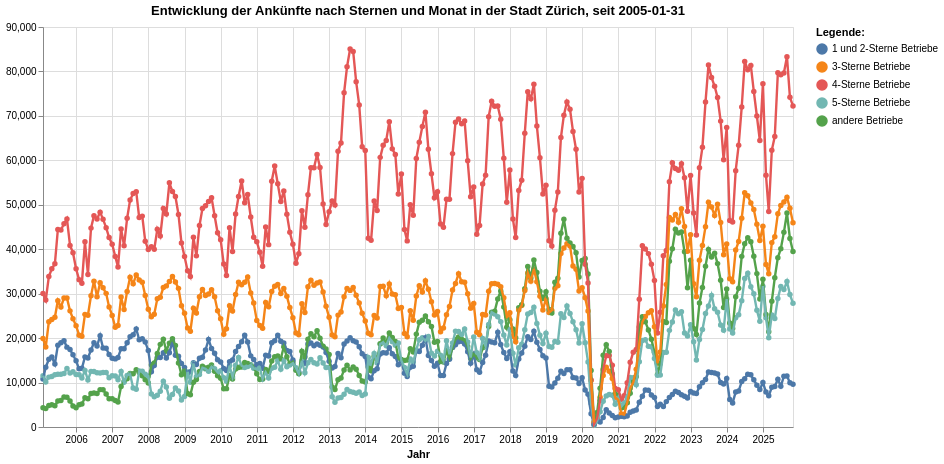

Notebook cell for this chart:
### Markdown cell above
#### Entwicklung der Ankünfte nach Sternen

### Code cell
grafik2 = mypy_dv.plot_altair_multiline_highlight(
    data = data2betested.reset_index().query('Sterne !="Total" and Kennzahl == "Ankünfte"')
    ,x = 'Jahr_Monat_str:T'
    ,y = 'Anzahl:Q'
    ,x_beschriftung = 'Jahr'
    , y_beschriftung = ''
    ,category = "Sterne:N"
    ,category_beschriftung= 'Legende:'
    ,warning_status = "ignore" #always or ignore
    ,myTitle="Entwicklung der Ankünfte nach Sternen und Monat in der Stadt Zürich, seit "+data_min_date
)
grafik2

### Figure 1 — Vega-Lite specification as saved in the notebook (floating-point values rounded to 4 significant figures; data arrays with more than 128 entries replaced by an {"elided": "..."} marker saying what was removed)
{"config": {"view": {"continuousWidth": 300, "continuousHeight": 300}}, "layer": [{"mark": {"type": "circle"}, "encoding": {"color": {"field": "Sterne", "legend": {"orient": "right", "title": "Legende:"}, "scale": {"scheme": "tableau10"}, "type": "nominal"}, "opacity": {"value": 1.3}, "tooltip": [{"field": "Jahr_Monat_str", "type": "temporal"}, {"field": "Sterne", "type": "nominal"}, {"field": "Anzahl", "type": "quantitative"}], "x": {"axis": {"title": "Jahr"}, "field": "Jahr_Monat_str", "type": "temporal"}, "y": {"axis": {"title": ""}, "field": "Anzahl", "type": "quantitative"}}, "name": "view_2", "title": "Entwicklung der Ankünfte nach Sternen und Monat in der Stadt Zürich, seit 2005-01-31"}, {"mark": {"type": "line"}, "encoding": {"color": {"field": "Sterne", "legend": {"orient": "right", "title": "Legende:"}, "scale": {"scheme": "tableau10"}, "type": "nominal"}, "strokeWidth": {"condition": {"test": {"not": {"param": "param_2"}}, "value": 1.2}, "value": 2.4}, "tooltip": [{"field": "Jahr_Monat_str", "type": "temporal"}, {"field": "Sterne", "type": "nominal"}, {"field": "Anzahl", "type": "quantitative"}], "x": {"axis": {"title": "Jahr"}, "field": "Jahr_Monat_str", "type": "temporal"}, "y": {"axis": {"title": ""}, "field": "Anzahl", "type": "quantitative"}}, "title": "Entwicklung der Ankünfte nach Sternen und Monat in der Stadt Zürich, seit 2005-01-31"}], "data": {"name": "data-8d7675b8323978131006282c9e01351d"}, "height": 400, "params": [{"name": "param_2", "select": {"type": "point", "fields": ["Sterne:N"], "nearest": true, "on": "pointerover"}, "views": ["view_2"]}], "width": 750, "$schema": "https://vega.github.io/schema/vega-lite/v5.8.0.json", "datasets": {"data-8d7675b8323978131006282c9e01351d": {"elided": "1250 records"}}}
